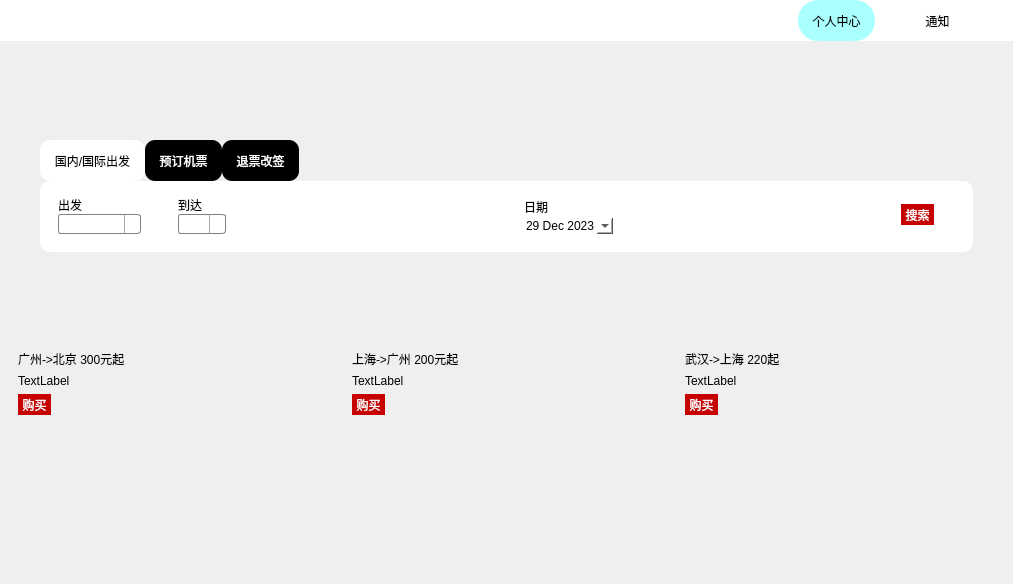
<?xml version="1.0" encoding="UTF-8"?>
<ui version="4.0">
 <class>Home</class>
 <widget class="QMainWindow" name="Home">
  <property name="geometry">
   <rect>
    <x>0</x>
    <y>0</y>
    <width>1013</width>
    <height>584</height>
   </rect>
  </property>
  <property name="windowTitle">
   <string>MainWindow</string>
  </property>
  <property name="autoFillBackground">
   <bool>true</bool>
  </property>
  <property name="styleSheet">
   <string notr="true"/>
  </property>
  <widget class="QWidget" name="centralwidget">
   <property name="sizePolicy">
    <sizepolicy hsizetype="Fixed" vsizetype="Fixed">
     <horstretch>0</horstretch>
     <verstretch>0</verstretch>
    </sizepolicy>
   </property>
   <layout class="QVBoxLayout" name="verticalLayout_7">
    <property name="spacing">
     <number>0</number>
    </property>
    <property name="leftMargin">
     <number>0</number>
    </property>
    <property name="topMargin">
     <number>0</number>
    </property>
    <property name="rightMargin">
     <number>0</number>
    </property>
    <property name="bottomMargin">
     <number>0</number>
    </property>
    <item>
     <widget class="QWidget" name="widget_3" native="true">
      <property name="styleSheet">
       <string notr="true">background-color: rgb(255, 255, 255);</string>
      </property>
      <layout class="QHBoxLayout" name="horizontalLayout_3">
       <property name="leftMargin">
        <number>0</number>
       </property>
       <property name="topMargin">
        <number>0</number>
       </property>
       <property name="bottomMargin">
        <number>0</number>
       </property>
       <item>
        <widget class="QLabel" name="Mainimglabel">
         <property name="text">
          <string/>
         </property>
         <property name="pixmap">
          <pixmap resource="img.qrc">:/img/logo(1).png</pixmap>
         </property>
         <property name="scaledContents">
          <bool>true</bool>
         </property>
         <property name="wordWrap">
          <bool>false</bool>
         </property>
         <property name="margin">
          <number>0</number>
         </property>
        </widget>
       </item>
       <item>
        <spacer name="horizontalSpacer_4">
         <property name="orientation">
          <enum>Qt::Orientation::Horizontal</enum>
         </property>
         <property name="sizeType">
          <enum>QSizePolicy::Policy::Expanding</enum>
         </property>
         <property name="sizeHint" stdset="0">
          <size>
           <width>80</width>
           <height>20</height>
          </size>
         </property>
        </spacer>
       </item>
       <item>
        <widget class="QToolButton" name="Personbtn">
         <property name="cursor">
          <cursorShape>PointingHandCursor</cursorShape>
         </property>
         <property name="statusTip">
          <string/>
         </property>
         <property name="styleSheet">
          <string notr="true">background-color: rgb(170, 255, 255);
color: rgb(0, 0, 0);
font: 700 10pt &quot;黑体&quot;;
border: none;
border-radius: 20px;
padding: 10px;</string>
         </property>
         <property name="text">
          <string>个人中心</string>
         </property>
         <property name="icon">
          <iconset resource="img.qrc">
           <normaloff>:/img/per.png</normaloff>:/img/per.png</iconset>
         </property>
         <property name="iconSize">
          <size>
           <width>25</width>
           <height>25</height>
          </size>
         </property>
         <property name="checkable">
          <bool>false</bool>
         </property>
         <property name="popupMode">
          <enum>QToolButton::ToolButtonPopupMode::DelayedPopup</enum>
         </property>
         <property name="toolButtonStyle">
          <enum>Qt::ToolButtonStyle::ToolButtonTextBesideIcon</enum>
         </property>
         <property name="autoRaise">
          <bool>true</bool>
         </property>
        </widget>
       </item>
       <item>
        <spacer name="horizontalSpacer_5">
         <property name="orientation">
          <enum>Qt::Orientation::Horizontal</enum>
         </property>
         <property name="sizeType">
          <enum>QSizePolicy::Policy::Fixed</enum>
         </property>
         <property name="sizeHint" stdset="0">
          <size>
           <width>30</width>
           <height>20</height>
          </size>
         </property>
        </spacer>
       </item>
       <item>
        <widget class="QToolButton" name="Newsbtn">
         <property name="sizePolicy">
          <sizepolicy hsizetype="Fixed" vsizetype="Fixed">
           <horstretch>0</horstretch>
           <verstretch>0</verstretch>
          </sizepolicy>
         </property>
         <property name="cursor">
          <cursorShape>PointingHandCursor</cursorShape>
         </property>
         <property name="styleSheet">
          <string notr="true">font: 700 10pt &quot;黑体&quot;;
color: rgb(0, 0, 0);
border: none;
border-radius: 20px;
padding: 10px;</string>
         </property>
         <property name="text">
          <string>通知</string>
         </property>
         <property name="icon">
          <iconset resource="img.qrc">
           <normaloff>:/img/news.png</normaloff>:/img/news.png</iconset>
         </property>
         <property name="iconSize">
          <size>
           <width>25</width>
           <height>25</height>
          </size>
         </property>
         <property name="toolButtonStyle">
          <enum>Qt::ToolButtonStyle::ToolButtonTextBesideIcon</enum>
         </property>
        </widget>
       </item>
       <item>
        <spacer name="horizontalSpacer_6">
         <property name="orientation">
          <enum>Qt::Orientation::Horizontal</enum>
         </property>
         <property name="sizeType">
          <enum>QSizePolicy::Policy::Fixed</enum>
         </property>
         <property name="sizeHint" stdset="0">
          <size>
           <width>40</width>
           <height>20</height>
          </size>
         </property>
        </spacer>
       </item>
      </layout>
     </widget>
    </item>
    <item>
     <spacer name="verticalSpacer">
      <property name="orientation">
       <enum>Qt::Orientation::Vertical</enum>
      </property>
      <property name="sizeType">
       <enum>QSizePolicy::Policy::Fixed</enum>
      </property>
      <property name="sizeHint" stdset="0">
       <size>
        <width>60</width>
        <height>90</height>
       </size>
      </property>
     </spacer>
    </item>
    <item>
     <widget class="QWidget" name="widget_8" native="true">
      <property name="styleSheet">
       <string notr="true"/>
      </property>
      <layout class="QVBoxLayout" name="verticalLayout_4">
       <property name="spacing">
        <number>0</number>
       </property>
       <property name="leftMargin">
        <number>40</number>
       </property>
       <property name="topMargin">
        <number>0</number>
       </property>
       <property name="rightMargin">
        <number>40</number>
       </property>
       <property name="bottomMargin">
        <number>0</number>
       </property>
       <item>
        <widget class="QWidget" name="widget_6" native="true">
         <property name="sizePolicy">
          <sizepolicy hsizetype="Preferred" vsizetype="Preferred">
           <horstretch>0</horstretch>
           <verstretch>0</verstretch>
          </sizepolicy>
         </property>
         <layout class="QHBoxLayout" name="horizontalLayout_2">
          <property name="spacing">
           <number>0</number>
          </property>
          <property name="leftMargin">
           <number>0</number>
          </property>
          <property name="bottomMargin">
           <number>0</number>
          </property>
          <item>
           <widget class="QToolButton" name="toolButton">
            <property name="sizePolicy">
             <sizepolicy hsizetype="Fixed" vsizetype="Expanding">
              <horstretch>0</horstretch>
              <verstretch>0</verstretch>
             </sizepolicy>
            </property>
            <property name="styleSheet">
             <string notr="true">
font: 700 14pt &quot;黑体&quot;;
color: rgb(0, 0, 0);
background-color: rgb(255, 255, 255);
border-color: rgb(255, 255, 255);
border: none;
border-radius:10px;
padding: 10px;</string>
            </property>
            <property name="text">
             <string>国内/国际出发</string>
            </property>
            <property name="autoRaise">
             <bool>true</bool>
            </property>
           </widget>
          </item>
          <item>
           <widget class="QToolButton" name="Selectbtn">
            <property name="sizePolicy">
             <sizepolicy hsizetype="Fixed" vsizetype="Expanding">
              <horstretch>0</horstretch>
              <verstretch>0</verstretch>
             </sizepolicy>
            </property>
            <property name="cursor">
             <cursorShape>PointingHandCursor</cursorShape>
            </property>
            <property name="styleSheet">
             <string notr="true">background-color: rgb(0, 0, 0);
font: 700 14pt &quot;黑体&quot;;
color: rgb(255, 255, 255);
border: none;
border-radius: 10px;
padding: 10px;</string>
            </property>
            <property name="text">
             <string>预订机票</string>
            </property>
            <property name="autoRaise">
             <bool>true</bool>
            </property>
           </widget>
          </item>
          <item>
           <widget class="QToolButton" name="Changebtn">
            <property name="sizePolicy">
             <sizepolicy hsizetype="Fixed" vsizetype="Expanding">
              <horstretch>0</horstretch>
              <verstretch>0</verstretch>
             </sizepolicy>
            </property>
            <property name="cursor">
             <cursorShape>PointingHandCursor</cursorShape>
            </property>
            <property name="styleSheet">
             <string notr="true">background-color: rgb(0, 0, 0);
font: 700 14pt &quot;黑体&quot;;
color: rgb(255, 255, 255);
border: none;
border-radius: 10px;
padding: 10px;</string>
            </property>
            <property name="text">
             <string>退票改签</string>
            </property>
            <property name="autoRaise">
             <bool>true</bool>
            </property>
           </widget>
          </item>
          <item>
           <spacer name="horizontalSpacer_3">
            <property name="orientation">
             <enum>Qt::Orientation::Horizontal</enum>
            </property>
            <property name="sizeHint" stdset="0">
             <size>
              <width>40</width>
              <height>20</height>
             </size>
            </property>
           </spacer>
          </item>
         </layout>
        </widget>
       </item>
       <item>
        <widget class="QWidget" name="widget" native="true">
         <property name="sizePolicy">
          <sizepolicy hsizetype="Minimum" vsizetype="Preferred">
           <horstretch>0</horstretch>
           <verstretch>0</verstretch>
          </sizepolicy>
         </property>
         <property name="minimumSize">
          <size>
           <width>0</width>
           <height>0</height>
          </size>
         </property>
         <property name="styleSheet">
          <string notr="true">background-color: rgb(255, 255, 255);
border: none;
border-radius: 10px;
</string>
         </property>
         <layout class="QHBoxLayout" name="horizontalLayout">
          <property name="topMargin">
           <number>6</number>
          </property>
          <item>
           <widget class="QWidget" name="widget_2" native="true">
            <property name="styleSheet">
             <string notr="true">color: rgb(0, 0, 0);</string>
            </property>
            <layout class="QVBoxLayout" name="verticalLayout">
             <property name="spacing">
              <number>0</number>
             </property>
             <item>
              <widget class="QLabel" name="fromlbl">
               <property name="text">
                <string>出发</string>
               </property>
              </widget>
             </item>
             <item>
              <widget class="QComboBox" name="Frombox">
               <property name="contextMenuPolicy">
                <enum>Qt::ContextMenuPolicy::DefaultContextMenu</enum>
               </property>
               <property name="styleSheet">
                <string notr="true">/* 未下拉时，QComboBox的样式 */
QComboBox {
    border: 1px solid gray;   /* 边框 */
    border-radius: 3px;   /* 圆角 */
    padding: 1px 18px 1px 3px;   /* 字体填衬 */
	color: rgb(0, 0, 0);
    font: normal normal 15px &quot;Microsoft YaHei&quot;;
    background: transparent;
	background-color: rgb(255, 255, 255);
}
 
/* 下拉后，整个下拉窗体样式 */
QComboBox QAbstractItemView {
    outline: 0px solid gray;   /* 选定项的虚框 */
    border: 1px solid yellow;   /* 整个下拉窗体的边框 */
    color: black;
    background-color: rgb(0, 255, 255);   /* 整个下拉窗体的背景色 */
    selection-background-color: rgb(0, 170, 255);   /* 整个下拉窗体被选中项的背景色 */
    padding-left:3px;/*边距（还有其他方向边距设置方式）*/
}

/* 下拉后，整个下拉窗体每项的样式 */
QComboBox QAbstractItemView::item {
    height: 50px;   /* 项的高度（设置pComboBox-&gt;setView(new QListView());后，该项才起作用） */
    padding-left:3px;/*边距（还有其他方向边距设置方式）*/
}
 
/* 下拉后，整个下拉窗体越过每项的样式 */
QComboBox QAbstractItemView::item:hover {
    color: rgb(0, 0, 0);
    background-color: rgb(0, 170, 255);   /* 整个下拉窗体越过每项的背景色 */
}
 
/* 下拉后，整个下拉窗体被选择的每项的样式 */
QComboBox QAbstractItemView::item:selected {
    color: #FFFFFF;
    background-color: rgb(0, 170, 255);
}
 
/* QComboBox中的垂直滚动条 */
QComboBox QAbstractScrollArea QScrollBar:vertical {
    width: 10px;
    background-color: #d0d2d4;   /* 空白区域的背景色*/
}
 
QComboBox QAbstractScrollArea QScrollBar::handle:vertical {
    border-radius: 5px;   /* 圆角 */
    background: rgb(160,160,160);   /* 小方块的背景色深灰lightblue */
}
 
QComboBox QAbstractScrollArea QScrollBar::handle:vertical:hover {
    background: rgb(90, 91, 93);   /* 越过小方块的背景色yellow */
}
 

 
/* 点击QComboBox */
QComboBox:on {
}
 
/* 下拉框样式 */
QComboBox::drop-down {
    subcontrol-origin: padding;   /* 子控件在父元素中的原点矩形。如果未指定此属性，则默认为padding。 */
    subcontrol-position: top right;   /* 下拉框的位置（右上） */
    width: 15px;   /* 下拉框的宽度 */
 
    border-left-width: 1px;   /* 下拉框的左边界线宽度 */
    border-left-color: darkgray;   /* 下拉框的左边界线颜色 */
    border-left-style: solid;   /* 下拉框的左边界线为实线 */
    border-top-right-radius: 3px;   /* 下拉框的右上边界线的圆角半径（应和整个QComboBox右上边界线的圆角半径一致） */
    border-bottom-right-radius: 3px;   /* 同上 */
}
 
　/* 越过下拉框样式 */
 
　QComboBox::drop-down:hover {
 
　　　background: yellow;
 
　}
 
/* 下拉箭头样式 */
 QComboBox::down-arrow {
　　width: 15px; /* 下拉箭头的宽度（建议与下拉框drop-down的宽度一致） */ 
　　background: transparent; /* 下拉箭头的的背景色 */ 
　　padding: 0px 0px 0px 0px; /* 上内边距、右内边距、下内边距、左内边距 */
 
　　image: url(:/images/combobox_arrow_down.png);
 } 
 
/* 点击下拉箭头 */
 QComboBox::down-arrow:on { 
　　image: url(:/images/combobox_arrow_up.png); /* 显示下拉箭头 */
 }</string>
               </property>
               <property name="sizeAdjustPolicy">
                <enum>QComboBox::SizeAdjustPolicy::AdjustToContentsOnFirstShow</enum>
               </property>
               <property name="frame">
                <bool>true</bool>
               </property>
              </widget>
             </item>
            </layout>
           </widget>
          </item>
          <item>
           <widget class="QLabel" name="imglbl">
            <property name="text">
             <string/>
            </property>
            <property name="pixmap">
             <pixmap resource="img.qrc">:/img/trans.png</pixmap>
            </property>
            <property name="scaledContents">
             <bool>true</bool>
            </property>
           </widget>
          </item>
          <item>
           <widget class="QWidget" name="widget_4" native="true">
            <property name="styleSheet">
             <string notr="true">color: rgb(0, 0, 0);</string>
            </property>
            <layout class="QVBoxLayout" name="verticalLayout_2">
             <property name="spacing">
              <number>0</number>
             </property>
             <item>
              <widget class="QLabel" name="tolbl">
               <property name="text">
                <string>到达</string>
               </property>
              </widget>
             </item>
             <item>
              <widget class="QComboBox" name="Tobox">
               <property name="font">
                <font>
                 <family>Microsoft YaHei</family>
                 <pointsize>-1</pointsize>
                 <italic>false</italic>
                 <bold>false</bold>
                </font>
               </property>
               <property name="contextMenuPolicy">
                <enum>Qt::ContextMenuPolicy::DefaultContextMenu</enum>
               </property>
               <property name="styleSheet">
                <string notr="true">/* 未下拉时，QComboBox的样式 */
QComboBox {
    border: 1px solid gray;   /* 边框 */
    border-radius: 3px;   /* 圆角 */
    padding: 1px 18px 1px 3px;   /* 字体填衬 */
	color: rgb(0, 0, 0);
    font: normal normal 15px &quot;Microsoft YaHei&quot;;
    background: transparent;
	background-color: rgb(255, 255, 255);
}
 
/* 下拉后，整个下拉窗体样式 */
QComboBox QAbstractItemView {
    outline: 0px solid gray;   /* 选定项的虚框 */
    border: 1px solid yellow;   /* 整个下拉窗体的边框 */
    color: black;
    background-color: rgb(0, 255, 255);   /* 整个下拉窗体的背景色 */
    selection-background-color: rgb(0, 170, 255);   /* 整个下拉窗体被选中项的背景色 */
    padding-left:3px;/*边距（还有其他方向边距设置方式）*/
}

/* 下拉后，整个下拉窗体每项的样式 */
QComboBox QAbstractItemView::item {
    height: 50px;   /* 项的高度（设置pComboBox-&gt;setView(new QListView());后，该项才起作用） */
    padding-left:3px;/*边距（还有其他方向边距设置方式）*/
}
 
/* 下拉后，整个下拉窗体越过每项的样式 */
QComboBox QAbstractItemView::item:hover {
    color: rgb(0, 0, 0);
    background-color: rgb(0, 170, 255);   /* 整个下拉窗体越过每项的背景色 */
}
 
/* 下拉后，整个下拉窗体被选择的每项的样式 */
QComboBox QAbstractItemView::item:selected {
    color: #FFFFFF;
    background-color: rgb(0, 170, 255);
}
 
/* QComboBox中的垂直滚动条 */
QComboBox QAbstractScrollArea QScrollBar:vertical {
    width: 10px;
    background-color: #d0d2d4;   /* 空白区域的背景色*/
}
 
QComboBox QAbstractScrollArea QScrollBar::handle:vertical {
    border-radius: 5px;   /* 圆角 */
    background: rgb(160,160,160);   /* 小方块的背景色深灰lightblue */
}
 
QComboBox QAbstractScrollArea QScrollBar::handle:vertical:hover {
    background: rgb(90, 91, 93);   /* 越过小方块的背景色yellow */
}
 

 
/* 点击QComboBox */
QComboBox:on {
}
 
/* 下拉框样式 */
QComboBox::drop-down {
    subcontrol-origin: padding;   /* 子控件在父元素中的原点矩形。如果未指定此属性，则默认为padding。 */
    subcontrol-position: top right;   /* 下拉框的位置（右上） */
    width: 15px;   /* 下拉框的宽度 */
 
    border-left-width: 1px;   /* 下拉框的左边界线宽度 */
    border-left-color: darkgray;   /* 下拉框的左边界线颜色 */
    border-left-style: solid;   /* 下拉框的左边界线为实线 */
    border-top-right-radius: 3px;   /* 下拉框的右上边界线的圆角半径（应和整个QComboBox右上边界线的圆角半径一致） */
    border-bottom-right-radius: 3px;   /* 同上 */
}
 
　/* 越过下拉框样式 */
 
　QComboBox::drop-down:hover {
 
　　　background: yellow;
 
　}
 
/* 下拉箭头样式 */
 QComboBox::down-arrow {
　　width: 15px; /* 下拉箭头的宽度（建议与下拉框drop-down的宽度一致） */ 
　　background: transparent; /* 下拉箭头的的背景色 */ 
　　padding: 0px 0px 0px 0px; /* 上内边距、右内边距、下内边距、左内边距 */
 
　　image: url(:/images/combobox_arrow_down.png);
 } 
 
/* 点击下拉箭头 */
 QComboBox::down-arrow:on { 
　　image: url(:/images/combobox_arrow_up.png); /* 显示下拉箭头 */
 }
 
 </string>
               </property>
              </widget>
             </item>
            </layout>
           </widget>
          </item>
          <item>
           <spacer name="horizontalSpacer">
            <property name="orientation">
             <enum>Qt::Orientation::Horizontal</enum>
            </property>
            <property name="sizeHint" stdset="0">
             <size>
              <width>40</width>
              <height>20</height>
             </size>
            </property>
           </spacer>
          </item>
          <item>
           <widget class="QWidget" name="widget_5" native="true">
            <property name="styleSheet">
             <string notr="true">color: rgb(0, 0, 0);</string>
            </property>
            <layout class="QVBoxLayout" name="verticalLayout_3">
             <property name="spacing">
              <number>0</number>
             </property>
             <item>
              <widget class="QLabel" name="datelbl">
               <property name="text">
                <string>日期</string>
               </property>
              </widget>
             </item>
             <item>
              <widget class="QDateEdit" name="dateEdit">
               <property name="font">
                <font>
                 <pointsize>9</pointsize>
                </font>
               </property>
               <property name="styleSheet">
                <string notr="true">/* QCalendarWidget 整体样式 */
    QCalendarWidget {
        background-color: #FFFFFF;        /* 背景色 */
        border: 1px solid #4CAF50;        /* 边框颜色 */
        border-radius: 8px;               /* 圆角 */
        font-family: 'Arial';              /* 字体 */
        font-size: 12px;                  /* 字体大小 */
        padding: 10px;                    /* 内边距 */
    }

    /* QCalendarWidget QAbstractItemView (日期区域) */
    QCalendarWidget QAbstractItemView {
        color: #333333;                   /* 文字颜色 */
        background-color: #f0f0f0;        /* 默认背景色 */
        border-radius: 6px;               /* 圆角 */
    }

    /* 鼠标悬停时日期按钮的背景色 */
    QCalendarWidget QAbstractItemView::item:hover {
        background-color: #A5D6A7;        /* 悬停背景色 */
    }

    /* 选中日期的背景色 */
    QCalendarWidget QAbstractItemView::item:selected {
        background-color: #4CAF50;        /* 选中日期的背景色 */
        color: white;                     /* 选中日期的文字颜色 */
    }

    /* 禁用日期按钮的样式 */
    QCalendarWidget QAbstractItemView::item:disabled {
        background-color: #e0e0e0;        /* 禁用按钮的背景色 */
        color: #b0b0b0;                   /* 禁用按钮的文字颜色 */
    }

    /* 设置当前日期的背景色 */
    QCalendarWidget QAbstractItemView::item[current] {
        background-color: #FFEB3B;        /* 当前日期背景色 */
        color: #333333;                   /* 当前日期文字颜色 */
        font-weight: bold;                /* 当前日期加粗 */
    }

    /* 设置日期按钮的圆角 */
    QCalendarWidget QAbstractItemView::item {
        border-radius: 6px;               /* 日期按钮的圆角 */
        padding: 5px;                     /* 按钮内边距 */
    }

    /* 月份切换按钮的样式 */
    QCalendarWidget QToolButton {
        background-color: #FFFFFF;        /* 按钮背景色 */
        border: 1px solid #4CAF50;        /* 按钮边框 */
        border-radius: 16px;              /* 圆形按钮 */
        height: 32px;
        width: 60px;
    }

    /* 月份切换按钮悬停时的背景色 */
    QCalendarWidget QToolButton:hover {
        background-color: #4CAF50;        /* 悬停时的背景色 */
        color: white;                     /* 悬停时的字体颜色 */
    }

    /* 月份切换按钮按下时的背景色 */
    QCalendarWidget QToolButton:pressed {
        background-color: #388E3C;        /* 按下时的背景色 */
    }

    /* 星期几按钮的样式 */
    QCalendarWidget QToolButton::menu-indicator {
        image: url(:/icons/menu-indicator.png); /* 设置菜单指示符 */
		font_size:6px;
        subcontrol-position: right center;
    }

    /* 星期几按钮 (星期一到星期日) */
    QCalendarWidget QToolButton {
        font-weight: bold;                /* 字体加粗 */
        background-color: #4CAF50;        /* 背景色为绿色 */
        color: white;                     /* 字体颜色为白色 */
        border: none;                     /* 去掉边框 */
        border-radius: 5px;               /* 圆角 */
        height: 40px;
        width: 40px;                      /* 宽高一致 */
        margin: 2px;                      /* 按钮间距 */
    }

	/* 星期按钮文本的垂直水平居中 */
    QCalendarWidget QToolButton::menu-indicator {
        text-align: center;
        vertical-align: middle;
    }


    /* 鼠标悬停时星期按钮的背景色 */
    QCalendarWidget QToolButton:hover {
        background-color: #388E3C;        /* 悬停时背景色 */
        color: white;                     /* 悬停时字体颜色 */
    }

    /* 年份选择框的样式 */
    QCalendarWidget QSpinBox {
        background-color: #FFFFFF;        /* 背景色 */
        border: 1px solid #4CAF50;        /* 边框颜色 */
        border-radius: 6px;               /* 圆角 */
        padding: 5px;
        font-size: 14px;                  /* 字体大小 */
        width: 80px;                      /* 宽度 */
    }

    /* 年份选择框文本选择时的背景色 */
    QCalendarWidget QSpinBox::up-button, QCalendarWidget QSpinBox::down-button {
        border: none;                     /* 去掉上下箭头的边框 */
    }

    /* 年份选择框文本的悬停效果 */
    QCalendarWidget QSpinBox:hover {
        background-color: #A5D6A7;        /* 悬停时的背景色 */
    }

    /* 年份选择框的箭头样式 */
    QCalendarWidget QSpinBox::up-button {
        background-color: #4CAF50;        /* 箭头背景色 */
        border-radius: 3px;               /* 圆角 */
    }

    /* 年份选择框的向下箭头 */
    QCalendarWidget QSpinBox::down-button {
        background-color: #4CAF50;        /* 箭头背景色 */
        border-radius: 3px;               /* 圆角 */
    }

    /* 年份选择框上下按钮悬停时的背景色 */
    QCalendarWidget QSpinBox::up-button:hover, QCalendarWidget QSpinBox::down-button:hover {
        background-color: #388E3C;        /* 悬停时的背景色 */
    }</string>
               </property>
               <property name="accelerated">
                <bool>false</bool>
               </property>
               <property name="keyboardTracking">
                <bool>true</bool>
               </property>
               <property name="showGroupSeparator" stdset="0">
                <bool>false</bool>
               </property>
               <property name="dateTime">
                <datetime>
                 <hour>16</hour>
                 <minute>0</minute>
                 <second>0</second>
                 <year>2023</year>
                 <month>12</month>
                 <day>29</day>
                </datetime>
               </property>
               <property name="calendarPopup">
                <bool>true</bool>
               </property>
              </widget>
             </item>
            </layout>
           </widget>
          </item>
          <item>
           <spacer name="horizontalSpacer_2">
            <property name="orientation">
             <enum>Qt::Orientation::Horizontal</enum>
            </property>
            <property name="sizeHint" stdset="0">
             <size>
              <width>40</width>
              <height>20</height>
             </size>
            </property>
           </spacer>
          </item>
          <item>
           <widget class="QToolButton" name="Searchbtn">
            <property name="cursor">
             <cursorShape>PointingHandCursor</cursorShape>
            </property>
            <property name="styleSheet">
             <string notr="true">background-color: rgb(199, 0, 0);
font: 700 16pt &quot;黑体&quot;;
color: rgb(255, 255, 255);
border-radius: 15px;</string>
            </property>
            <property name="text">
             <string>搜索</string>
            </property>
            <property name="shortcut">
             <string>Return</string>
            </property>
            <property name="autoRaise">
             <bool>true</bool>
            </property>
           </widget>
          </item>
          <item>
           <spacer name="horizontalSpacer_7">
            <property name="orientation">
             <enum>Qt::Orientation::Horizontal</enum>
            </property>
            <property name="sizeType">
             <enum>QSizePolicy::Policy::Fixed</enum>
            </property>
            <property name="sizeHint" stdset="0">
             <size>
              <width>30</width>
              <height>20</height>
             </size>
            </property>
           </spacer>
          </item>
         </layout>
        </widget>
       </item>
       <item>
        <spacer name="verticalSpacer_2">
         <property name="orientation">
          <enum>Qt::Orientation::Vertical</enum>
         </property>
         <property name="sizeHint" stdset="0">
          <size>
           <width>20</width>
           <height>40</height>
          </size>
         </property>
        </spacer>
       </item>
      </layout>
     </widget>
    </item>
    <item>
     <spacer name="verticalSpacer_5">
      <property name="orientation">
       <enum>Qt::Orientation::Vertical</enum>
      </property>
      <property name="sizeType">
       <enum>QSizePolicy::Policy::Fixed</enum>
      </property>
      <property name="sizeHint" stdset="0">
       <size>
        <width>10</width>
        <height>40</height>
       </size>
      </property>
     </spacer>
    </item>
    <item>
     <widget class="QWidget" name="widget_7" native="true">
      <layout class="QHBoxLayout" name="horizontalLayout_4">
       <item>
        <widget class="QWidget" name="widget_9" native="true">
         <layout class="QVBoxLayout" name="verticalLayout_5">
          <item>
           <widget class="QLabel" name="label_4">
            <property name="styleSheet">
             <string notr="true">
font: 700 14pt &quot;黑体&quot;;
color: rgb(0, 0, 0);</string>
            </property>
            <property name="text">
             <string>广州-&gt;北京 300元起</string>
            </property>
           </widget>
          </item>
          <item>
           <widget class="QLabel" name="mlabel1">
            <property name="text">
             <string>TextLabel</string>
            </property>
            <property name="scaledContents">
             <bool>true</bool>
            </property>
           </widget>
          </item>
          <item>
           <widget class="QToolButton" name="toolButton_2">
            <property name="styleSheet">
             <string notr="true">background-color: rgb(199, 0, 0);
font: 700 16pt &quot;黑体&quot;;
color: rgb(255, 255, 255);
border-radius: 15px;</string>
            </property>
            <property name="text">
             <string>购买</string>
            </property>
           </widget>
          </item>
         </layout>
        </widget>
       </item>
       <item>
        <widget class="QWidget" name="widget_10" native="true">
         <layout class="QVBoxLayout" name="verticalLayout_6">
          <item>
           <widget class="QLabel" name="label_5">
            <property name="styleSheet">
             <string notr="true">
font: 700 14pt &quot;黑体&quot;;
color: rgb(0, 0, 0);</string>
            </property>
            <property name="text">
             <string>上海-&gt;广州 200元起</string>
            </property>
           </widget>
          </item>
          <item>
           <widget class="QLabel" name="mlabel2">
            <property name="text">
             <string>TextLabel</string>
            </property>
            <property name="scaledContents">
             <bool>true</bool>
            </property>
           </widget>
          </item>
          <item>
           <widget class="QToolButton" name="toolButton_3">
            <property name="styleSheet">
             <string notr="true">background-color: rgb(199, 0, 0);
font: 700 16pt &quot;黑体&quot;;
color: rgb(255, 255, 255);
border-radius: 15px;</string>
            </property>
            <property name="text">
             <string>购买</string>
            </property>
           </widget>
          </item>
         </layout>
        </widget>
       </item>
       <item>
        <widget class="QWidget" name="widget_12" native="true">
         <layout class="QVBoxLayout" name="verticalLayout_8">
          <item>
           <widget class="QLabel" name="label_8">
            <property name="styleSheet">
             <string notr="true">
font: 700 14pt &quot;黑体&quot;;
color: rgb(0, 0, 0);</string>
            </property>
            <property name="text">
             <string>武汉-&gt;上海 220起</string>
            </property>
           </widget>
          </item>
          <item>
           <widget class="QLabel" name="mlabel3">
            <property name="text">
             <string>TextLabel</string>
            </property>
            <property name="scaledContents">
             <bool>true</bool>
            </property>
           </widget>
          </item>
          <item>
           <widget class="QToolButton" name="toolButton_5">
            <property name="styleSheet">
             <string notr="true">background-color: rgb(199, 0, 0);
font: 700 16pt &quot;黑体&quot;;
color: rgb(255, 255, 255);
border-radius: 15px;</string>
            </property>
            <property name="text">
             <string>购买</string>
            </property>
           </widget>
          </item>
         </layout>
        </widget>
       </item>
      </layout>
     </widget>
    </item>
    <item>
     <spacer name="verticalSpacer_4">
      <property name="orientation">
       <enum>Qt::Orientation::Vertical</enum>
      </property>
      <property name="sizeHint" stdset="0">
       <size>
        <width>20</width>
        <height>40</height>
       </size>
      </property>
     </spacer>
    </item>
   </layout>
  </widget>
 </widget>
 <resources>
  <include location="img.qrc"/>
 </resources>
 <connections/>
</ui>
